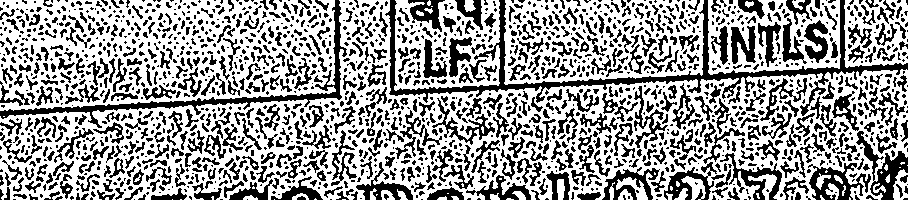
#> input picture debug_crops/account_crop.jpg, 908 x 200 px
$ python -i ocr_engine.py   (imports and definitions only)
#> lines starting #> are read from the running program, lines starting #| are printed output that depends on the picture; after the words box and inside, x2 and y2 are one past the last pixel; in counts of white or black regions, pixels touching at a corner belong together
#> further down, picture is the input picture: shape (200, 908, 3); min 0, max 255, mean 156.4
import pytesseract
import cv2
import numpy as np
from typing import Dict, Any
import random
import re

def preprocess_for_ocr(image: np.ndarray) -> np.ndarray:
    """
    Standard preprocessing for printed text OCR.
    """
    gray = cv2.cvtColor(image, cv2.COLOR_BGR2GRAY)
    # Adaptive thresholding handles varying illumination
    thresh = cv2.adaptiveThreshold(gray, 255, cv2.ADAPTIVE_THRESH_GAUSSIAN_C, cv2.THRESH_BINARY, 11, 2)
#> thresh: shape (200, 908); 61.4% white; 1769 black regions (1074 under 20 px), largest, box (x1, y1, x2, y2) and area: (385, 0, 908, 116) 5257, (0, 0, 347, 128) 2640, (856, 131, 908, 200) 1099
    # Remove noise
    denoised = cv2.medianBlur(thresh, 3)
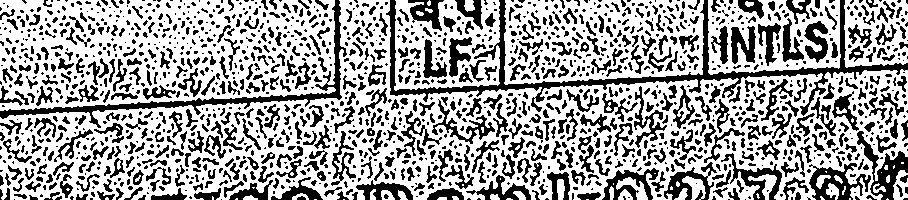
#> denoised: shape (200, 908); 63.9% white; 1595 black regions (956 under 20 px), largest, box (x1, y1, x2, y2) and area: (386, 0, 908, 116) 5239, (0, 0, 347, 128) 2643, (857, 131, 908, 200) 1115
    return denoised

# [13 lines left out: function extract_text, not called in this run]

from ml_pipeline.field_detector import extract_fields

def clean_ocr_text(text: str) -> str:
    # Basic cleanup
    return re.sub(r'[^\w\s\-\.,/]', '', text).strip()

import time
from concurrent.futures import ThreadPoolExecutor

# [121 lines left out: function process_cheque_ocr, not called in this run]

>>> import cv2
>>> picture = cv2.imread('../../debug_crops/account_crop.jpg')
>>> result = preprocess_for_ocr(picture)

$ run again, on debug_crops/amount_numbers_crop.jpg
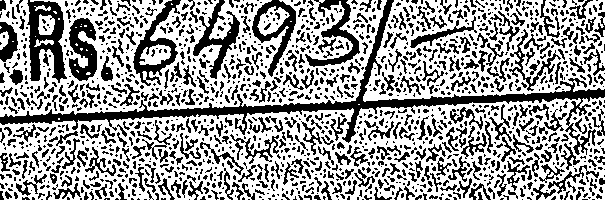
#> input picture debug_crops/amount_numbers_crop.jpg, 605 x 200 px
#> picture is the input picture: shape (200, 605, 3); min 0, max 255, mean 156.3
#> thresh: shape (200, 605); 61.4% white; 1522 black regions (1058 under 20 px), largest, box (x1, y1, x2, y2) and area: (0, 0, 605, 155) 6443, (27, 0, 67, 83) 1738, (133, 0, 181, 86) 1233
#> in preprocess_for_ocr, `denoised = cv2.medianBlur(thresh, 3)`:
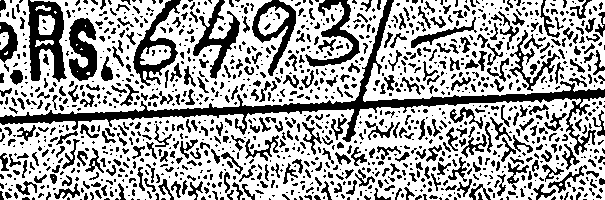
#> denoised: shape (200, 605); 65.1% white; 1304 black regions (897 under 20 px), largest, box (x1, y1, x2, y2) and area: (0, 0, 605, 155) 6373, (28, 0, 67, 82) 1751, (133, 0, 181, 86) 1238

$ run again, on debug_crops/amount_words_crop.jpg
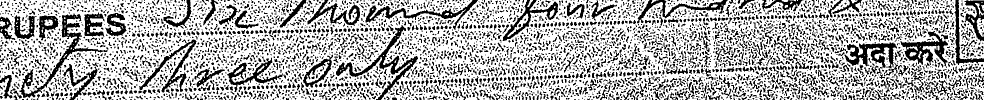
#> input picture debug_crops/amount_words_crop.jpg, 1968 x 200 px (shown at 1/2 size)
#> picture is the input picture: shape (200, 1968, 3); min 0, max 255, mean 174.2
#> thresh: shape (200, 1968); 68.4% white; 5375 black regions (3944 under 20 px), largest, box (x1, y1, x2, y2) and area: (672, 50, 836, 200) 3326, (39, 27, 215, 196) 3199, (1689, 84, 1794, 137) 2554
#> in preprocess_for_ocr, `denoised = cv2.medianBlur(thresh, 3)`:
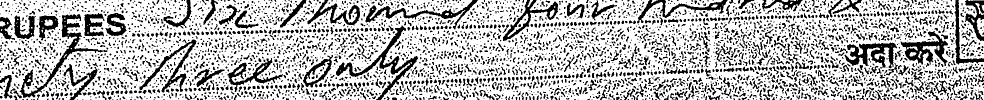
#> denoised: shape (200, 1968) (shown at 1/2 size); 72.1% white; 4460 black regions (3221 under 20 px), largest, box (x1, y1, x2, y2) and area: (672, 51, 836, 200) 3355, (39, 28, 215, 196) 3238, (1689, 85, 1794, 137) 2568

$ run again, on debug_crops/date_crop.jpg
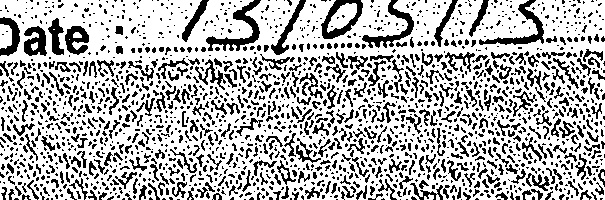
#> input picture debug_crops/date_crop.jpg, 605 x 200 px
#> picture is the input picture: shape (200, 605, 3); min 0, max 255, mean 179.1
#> in preprocess_for_ocr, `thresh = cv2.adaptiveThreshold(gray, 255, cv2.ADAPTIVE_THRESH_GAUSSIAN..`:
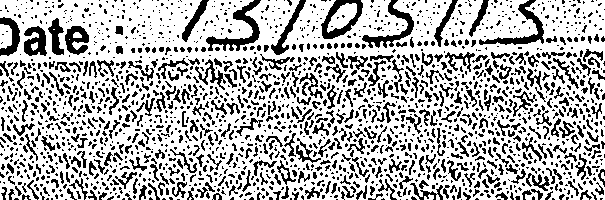
#> thresh: shape (200, 605); 70.3% white; black in thin lines or dots
#> in preprocess_for_ocr, `denoised = cv2.medianBlur(thresh, 3)`:
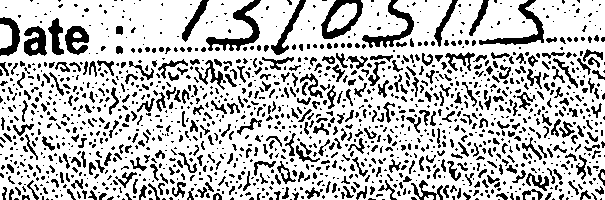
#> denoised: shape (200, 605); 74.8% white; 1423 black regions (1032 under 20 px), largest, box (x1, y1, x2, y2) and area: (206, 0, 261, 51) 771, (479, 0, 544, 45) 661, (321, 0, 363, 39) 629
